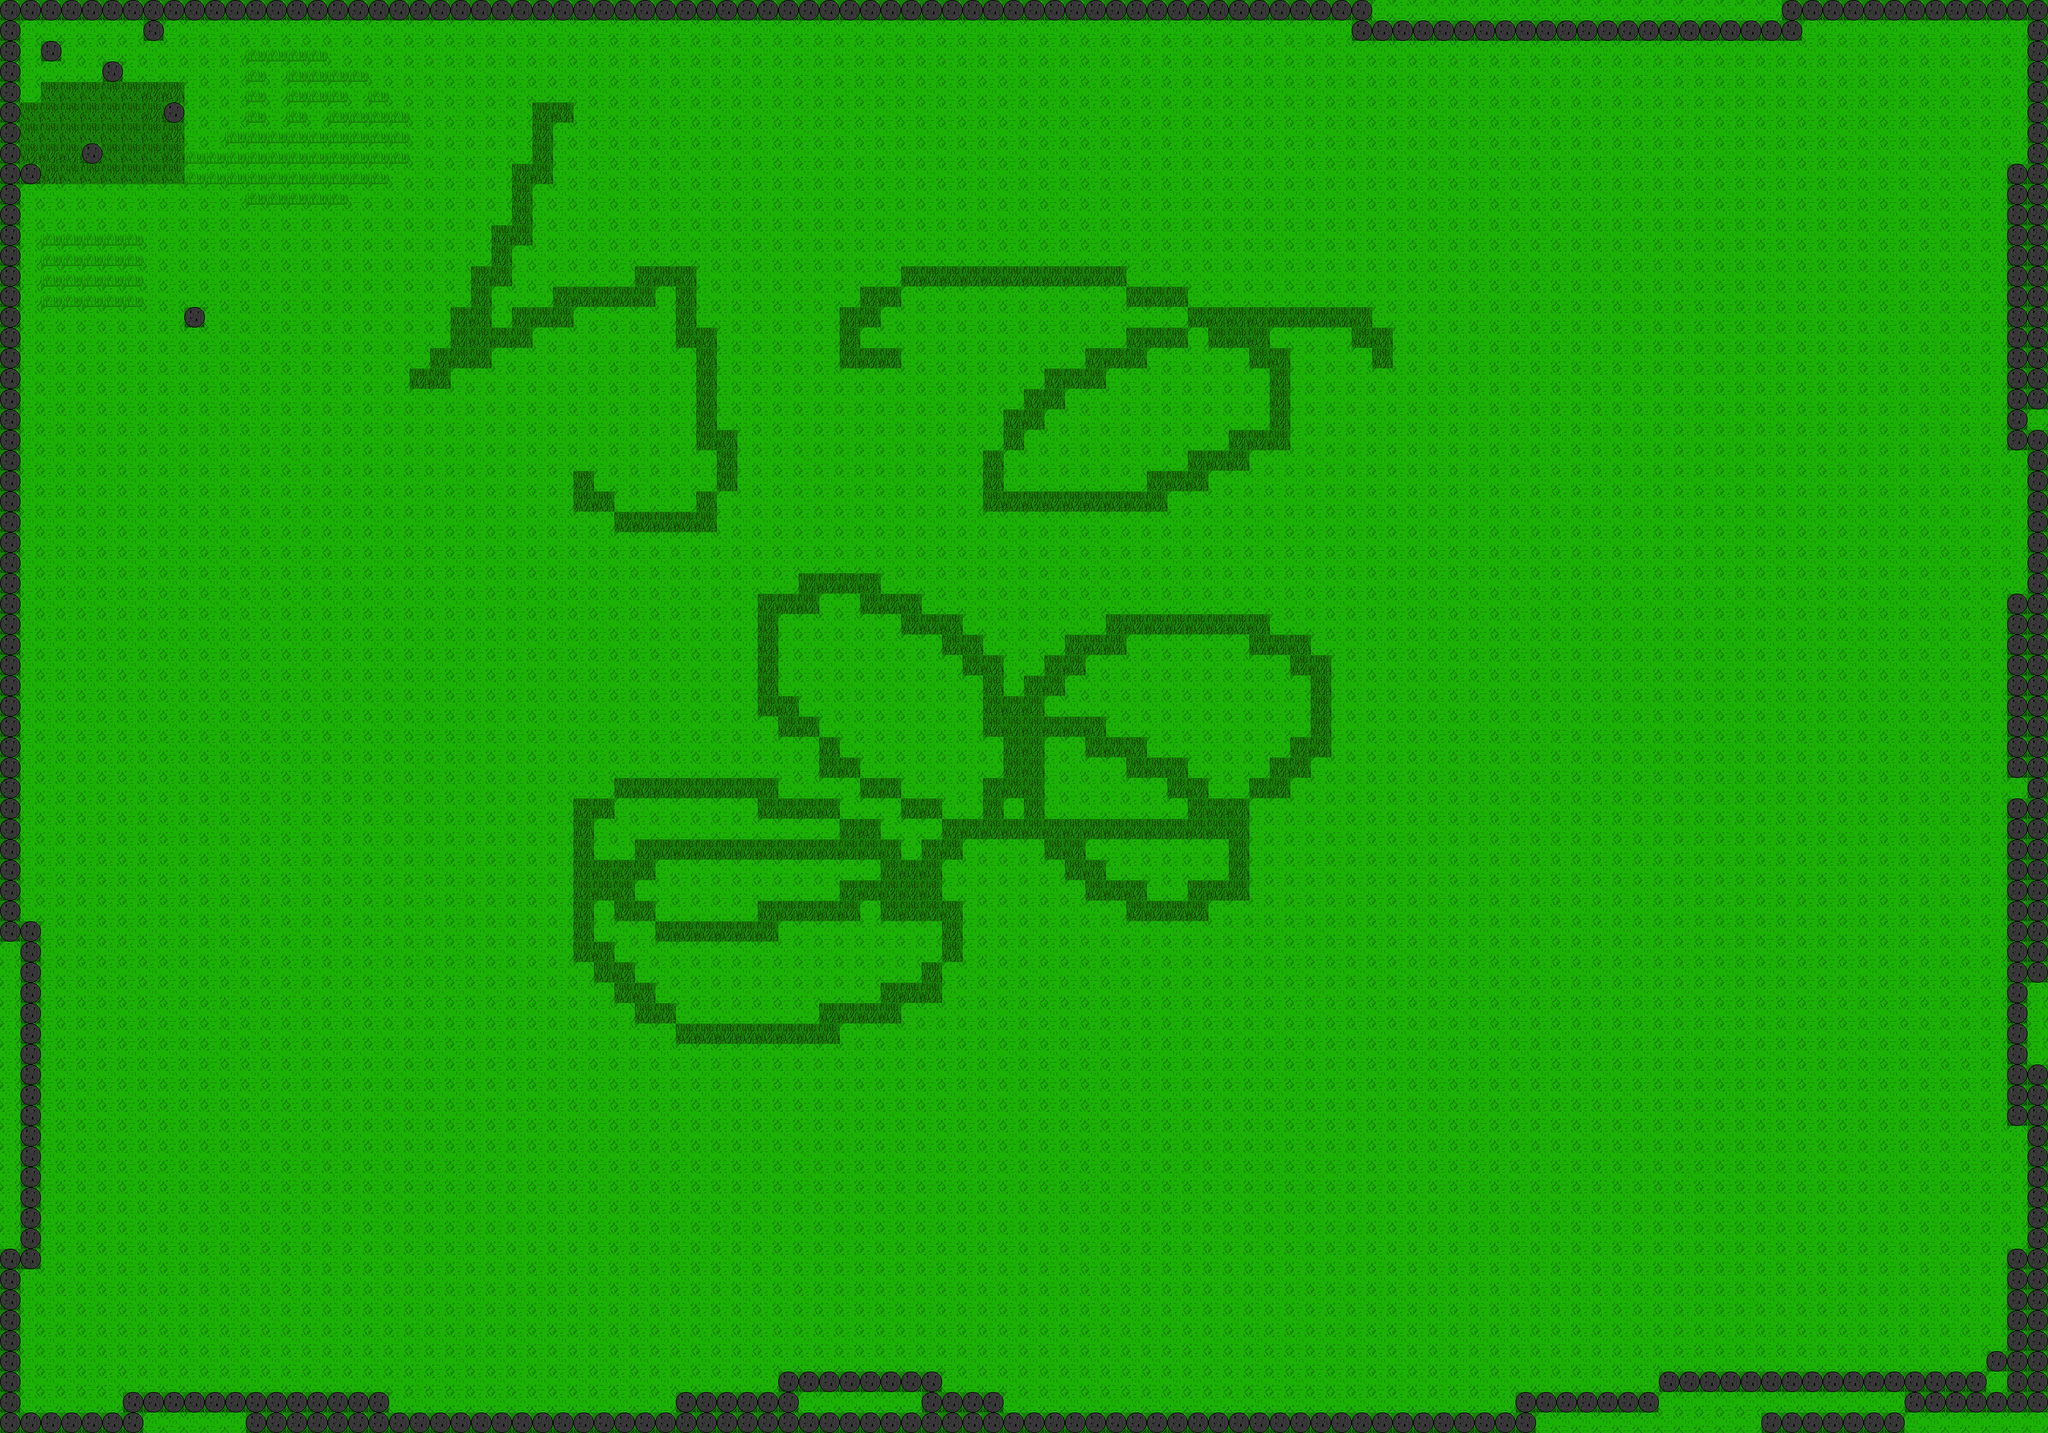

This is a level from a 2D game, rendered from its Tiled map with the project's own tilesets. A one-line summary and the map file follow, with tile-layer data summarised:
An orthogonal 100x70 tile map with 32x32 px tiles, 3 tile layers (Ground, Rocks, Long Grass).

<map version="1.10" tiledversion="1.10.2" orientation="orthogonal" renderorder="right-down" width="100" height="70" tilewidth="32" tileheight="32" infinite="0" nextlayerid="4" nextobjectid="1">
 <editorsettings>
  <export target="map1.json" format="json" />
 </editorsettings>
 <tileset firstgid="1" name="GrassandRocks" tilewidth="32" tileheight="32" tilecount="4" columns="4">
  <image source="GrassandRocks.png" width="128" height="32" />
 </tileset>
 <layer id="1" name="Ground" width="100" height="70">
  <data>[7000 cells, 7000 non-empty, 2 distinct tile ids]</data>
 </layer>
 <layer id="2" name="Rocks" width="100" height="70">
  <data>[7000 cells, 426 non-empty, 1 distinct tile ids]</data>
 </layer>
 <layer id="3" name="Long Grass" width="100" height="70">
  <data>[7000 cells, 102 non-empty, 1 distinct tile ids]</data>
 </layer>
</map>